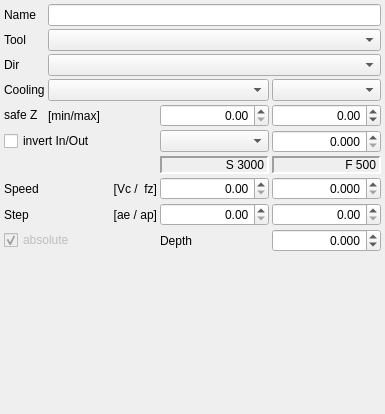
<?xml version="1.0" encoding="UTF-8"?>
<ui version="4.0">
 <class>OpContour</class>
 <widget class="QWidget" name="OpContour">
  <property name="geometry">
   <rect>
    <x>0</x>
    <y>0</y>
    <width>385</width>
    <height>414</height>
   </rect>
  </property>
  <property name="sizePolicy">
   <sizepolicy hsizetype="Preferred" vsizetype="Fixed">
    <horstretch>0</horstretch>
    <verstretch>0</verstretch>
   </sizepolicy>
  </property>
  <layout class="QGridLayout" name="gridLayout_2" columnstretch="0,0,0,0">
   <property name="leftMargin">
    <number>4</number>
   </property>
   <property name="topMargin">
    <number>4</number>
   </property>
   <property name="rightMargin">
    <number>4</number>
   </property>
   <property name="bottomMargin">
    <number>0</number>
   </property>
   <property name="spacing">
    <number>3</number>
   </property>
   <item row="6" column="2">
    <widget class="QComboBox" name="cbType"/>
   </item>
   <item row="1" column="0">
    <widget class="QLabel" name="label_8">
     <property name="text">
      <string>Tool</string>
     </property>
    </widget>
   </item>
   <item row="9" column="3">
    <widget class="QDoubleSpinBox" name="spFz">
     <property name="alignment">
      <set>Qt::AlignRight|Qt::AlignTrailing|Qt::AlignVCenter</set>
     </property>
     <property name="decimals">
      <number>3</number>
     </property>
     <property name="maximum">
      <double>99.998999999999995</double>
     </property>
     <property name="singleStep">
      <double>0.001000000000000</double>
     </property>
    </widget>
   </item>
   <item row="2" column="1" colspan="3">
    <widget class="QComboBox" name="cbDir"/>
   </item>
   <item row="11" column="2">
    <widget class="QLabel" name="label_7">
     <property name="text">
      <string>Depth</string>
     </property>
    </widget>
   </item>
   <item row="8" column="3">
    <widget class="QLabel" name="lFeed">
     <property name="enabled">
      <bool>true</bool>
     </property>
     <property name="frameShape">
      <enum>QFrame::Panel</enum>
     </property>
     <property name="frameShadow">
      <enum>QFrame::Sunken</enum>
     </property>
     <property name="lineWidth">
      <number>2</number>
     </property>
     <property name="text">
      <string>F 500</string>
     </property>
     <property name="alignment">
      <set>Qt::AlignRight|Qt::AlignTrailing|Qt::AlignVCenter</set>
     </property>
    </widget>
   </item>
   <item row="1" column="1" colspan="3">
    <widget class="QComboBox" name="cbTool"/>
   </item>
   <item row="3" column="0">
    <widget class="QLabel" name="label_10">
     <property name="text">
      <string>Cooling</string>
     </property>
    </widget>
   </item>
   <item row="11" column="3">
    <widget class="QDoubleSpinBox" name="spDepth">
     <property name="alignment">
      <set>Qt::AlignRight|Qt::AlignTrailing|Qt::AlignVCenter</set>
     </property>
     <property name="decimals">
      <number>3</number>
     </property>
     <property name="minimum">
      <double>-500.000000000000000</double>
     </property>
     <property name="maximum">
      <double>500.000000000000000</double>
     </property>
    </widget>
   </item>
   <item row="5" column="2">
    <widget class="QDoubleSpinBox" name="spR1">
     <property name="alignment">
      <set>Qt::AlignRight|Qt::AlignTrailing|Qt::AlignVCenter</set>
     </property>
     <property name="maximum">
      <double>400.000000000000000</double>
     </property>
    </widget>
   </item>
   <item row="0" column="1" colspan="3">
    <widget class="QLineEdit" name="opName"/>
   </item>
   <item row="9" column="0">
    <widget class="QLabel" name="label_5">
     <property name="sizePolicy">
      <sizepolicy hsizetype="Fixed" vsizetype="Preferred">
       <horstretch>0</horstretch>
       <verstretch>0</verstretch>
      </sizepolicy>
     </property>
     <property name="text">
      <string>Speed</string>
     </property>
    </widget>
   </item>
   <item row="11" column="0" colspan="2">
    <widget class="QCheckBox" name="cAbsolute">
     <property name="enabled">
      <bool>false</bool>
     </property>
     <property name="text">
      <string>absolute</string>
     </property>
     <property name="checked">
      <bool>true</bool>
     </property>
    </widget>
   </item>
   <item row="0" column="0">
    <widget class="QLabel" name="label_2">
     <property name="sizePolicy">
      <sizepolicy hsizetype="Fixed" vsizetype="Preferred">
       <horstretch>0</horstretch>
       <verstretch>0</verstretch>
      </sizepolicy>
     </property>
     <property name="text">
      <string>Name</string>
     </property>
    </widget>
   </item>
   <item row="6" column="3">
    <widget class="QDoubleSpinBox" name="spOff">
     <property name="alignment">
      <set>Qt::AlignRight|Qt::AlignTrailing|Qt::AlignVCenter</set>
     </property>
     <property name="decimals">
      <number>3</number>
     </property>
     <property name="maximum">
      <double>9.999000000000001</double>
     </property>
     <property name="singleStep">
      <double>0.010000000000000</double>
     </property>
    </widget>
   </item>
   <item row="12" column="3">
    <spacer name="verticalSpacer">
     <property name="orientation">
      <enum>Qt::Vertical</enum>
     </property>
     <property name="sizeHint" stdset="0">
      <size>
       <width>20</width>
       <height>1</height>
      </size>
     </property>
    </spacer>
   </item>
   <item row="5" column="3">
    <widget class="QDoubleSpinBox" name="spR2">
     <property name="alignment">
      <set>Qt::AlignRight|Qt::AlignTrailing|Qt::AlignVCenter</set>
     </property>
     <property name="minimum">
      <double>-300.000000000000000</double>
     </property>
     <property name="maximum">
      <double>300.000000000000000</double>
     </property>
    </widget>
   </item>
   <item row="9" column="2">
    <widget class="QDoubleSpinBox" name="spVc">
     <property name="alignment">
      <set>Qt::AlignRight|Qt::AlignTrailing|Qt::AlignVCenter</set>
     </property>
     <property name="maximum">
      <double>500.000000000000000</double>
     </property>
    </widget>
   </item>
   <item row="8" column="2">
    <widget class="QLabel" name="lSpeed">
     <property name="sizePolicy">
      <sizepolicy hsizetype="Preferred" vsizetype="Fixed">
       <horstretch>0</horstretch>
       <verstretch>0</verstretch>
      </sizepolicy>
     </property>
     <property name="frameShape">
      <enum>QFrame::Panel</enum>
     </property>
     <property name="frameShadow">
      <enum>QFrame::Sunken</enum>
     </property>
     <property name="lineWidth">
      <number>2</number>
     </property>
     <property name="text">
      <string>S 3000</string>
     </property>
     <property name="alignment">
      <set>Qt::AlignRight|Qt::AlignTrailing|Qt::AlignVCenter</set>
     </property>
    </widget>
   </item>
   <item row="6" column="0" colspan="2">
    <widget class="QCheckBox" name="cOutside">
     <property name="text">
      <string>invert In/Out</string>
     </property>
     <property name="checked">
      <bool>false</bool>
     </property>
    </widget>
   </item>
   <item row="2" column="0">
    <widget class="QLabel" name="label">
     <property name="text">
      <string>Dir</string>
     </property>
    </widget>
   </item>
   <item row="9" column="1">
    <widget class="QLabel" name="label_6">
     <property name="text">
      <string>[Vc /  fz]</string>
     </property>
     <property name="alignment">
      <set>Qt::AlignRight|Qt::AlignTrailing|Qt::AlignVCenter</set>
     </property>
    </widget>
   </item>
   <item row="10" column="2">
    <widget class="QDoubleSpinBox" name="spAe">
     <property name="alignment">
      <set>Qt::AlignRight|Qt::AlignTrailing|Qt::AlignVCenter</set>
     </property>
     <property name="maximum">
      <double>200.000000000000000</double>
     </property>
    </widget>
   </item>
   <item row="10" column="3">
    <widget class="QDoubleSpinBox" name="spAp">
     <property name="alignment">
      <set>Qt::AlignRight|Qt::AlignTrailing|Qt::AlignVCenter</set>
     </property>
     <property name="maximum">
      <double>99.989999999999995</double>
     </property>
    </widget>
   </item>
   <item row="10" column="0">
    <widget class="QLabel" name="label_3">
     <property name="text">
      <string>Step</string>
     </property>
    </widget>
   </item>
   <item row="10" column="1">
    <widget class="QLabel" name="label_4">
     <property name="sizePolicy">
      <sizepolicy hsizetype="Preferred" vsizetype="Preferred">
       <horstretch>0</horstretch>
       <verstretch>0</verstretch>
      </sizepolicy>
     </property>
     <property name="text">
      <string>[ae / ap]</string>
     </property>
     <property name="alignment">
      <set>Qt::AlignRight|Qt::AlignTrailing|Qt::AlignVCenter</set>
     </property>
    </widget>
   </item>
   <item row="3" column="1" colspan="2">
    <widget class="QComboBox" name="cbCooling"/>
   </item>
   <item row="3" column="3">
    <widget class="QComboBox" name="cbFixture"/>
   </item>
   <item row="5" column="0">
    <widget class="QLabel" name="label_9">
     <property name="sizePolicy">
      <sizepolicy hsizetype="Preferred" vsizetype="Fixed">
       <horstretch>0</horstretch>
       <verstretch>0</verstretch>
      </sizepolicy>
     </property>
     <property name="text">
      <string>safe Z</string>
     </property>
    </widget>
   </item>
   <item row="5" column="1">
    <widget class="QLabel" name="label_11">
     <property name="text">
      <string>[min/max]</string>
     </property>
    </widget>
   </item>
  </layout>
 </widget>
 <resources/>
 <connections/>
</ui>
